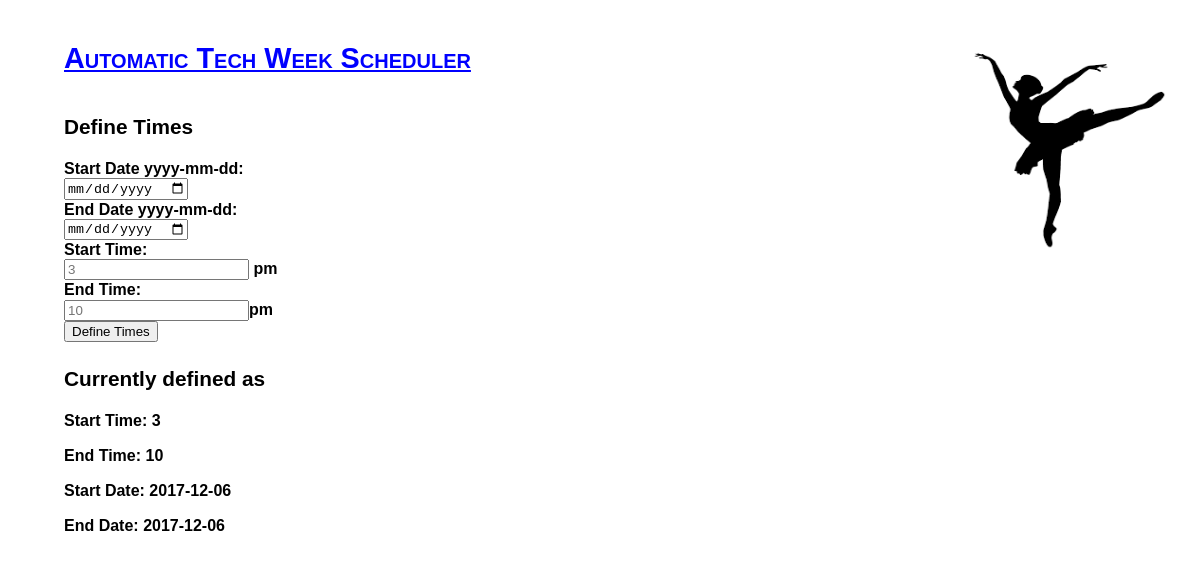
Screenshot of /define_times with the database file from the repository.
### user_manager.py (models this page shows)
class _Times(_Base):
  __tablename__ = 'times'
  id = Column(Integer, primary_key=True)
  start_date = Column(String)
  end_date = Column(String)
  start_time = Column(Integer)
  end_time = Column(Integer)

### views.py (the view, shortened to what this page needs)
@app.route("/define_times", methods=['GET', 'POST'])
def define_times():
  return fk.render_template('times.html', current_time = um.get_time())

### user_manager.py (called while the page is built)
def get_time():
  s = _session()
  TIME = s.query(_Times).first()
  if TIME:
    return TIME
  else:
    return None

### templates/times.html (shortened to what this page needs)
<html xmlns="http://www.w3.org/1999/xhtml">
<head>
  <link href="{{ url_for('static', filename='style.css') }}" rel="stylesheet"  type="text/css">
</head>
<body>
  <img  alt="Ballet" style="float: right;" height="200" width="200"
        src= "{{ url_for('static', filename='images/ballet.jpg') }}"
  />
  <strong/>
  <a href="/index"><h1>Automatic Tech Week Scheduler</h1></a>
  <h3>Define Times</h3>
  <form action="/define_times", method="post">
  Start Date yyyy-mm-dd:<br>
  <input type="date" name="start_date" id = "test"/>
  <br>
  End Date yyyy-mm-dd:<br>
  <input type="date" name="end_date">
  <br>
  Start Time:<br>
  <input type="number" min="0" step="1" name="start_time" placeholder = '3'> pm
  <br>
  End Time:<br>
  <input type="number" min="0" step="1" name="end_time" placeholder = '10'>pm
  <br>
  <input class="bn" type="submit" value="Define Times">
  </form>
  <h3>Currently defined as </h3>
  <p>Start Time: {{ current_time.start_time}}</p>
  <p>End Time: {{ current_time.end_time}}</p>
  <p>Start Date: {{ current_time.start_date}}</p>
  <p>End Date: {{ current_time.end_date}}</p>
</body>
</html>

### static/style.css (style rules this page uses)
body { font-size: 12pt; font-family: Helvetica, Arial, sans-serif; font-weight: normal; font-style: normal; color: black; background-color: white; line-height: 1.2em; margin-left: 4em; margin-right: 2em; }
p { padding: 0; margin-top: 1em; margin-bottom: 1em; text-align: left; }
h1 { font-size: 180%; font-weight: bold; font-style: normal; font-variant: small-caps; text-align: left; padding: 0; margin-top: 1.7em; margin-bottom: 1.7em; }
h3 { font-size: 130%; font-weight: bold; font-style: normal; padding: 0; margin-top: 1.3em; margin-bottom: 1.1em; }
strong { font-weight: bold; }
a[href] { color: blue; text-decoration: underline; }

### rows the page displays
_Times: start_time "3", end_time "10", start_date "2017-12-06", end_date "2017-12-06"
